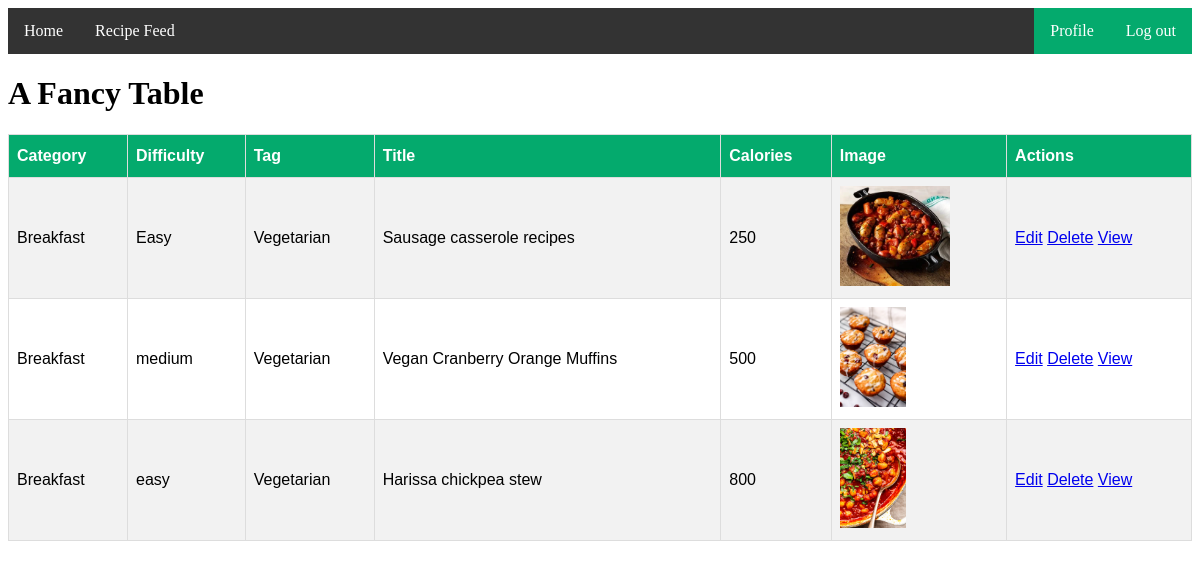
/createdRecipe/ (signed in), run on the app's committed database.
### myApp/models.py (models this page shows, shortened)
class RecipeModel(models.Model):
    TAG=[
        ('Vegetarian','Vegetarian'),
        ('Non_Vegetarian','Non-Vegetarian')
    ]
    CATEGORY=[
        ('Breakfast','Breakfast'),
        ('Lunch','Lunch'),
        ('Dinner','Dinner'),
    ]
    DIFFICULTY=[
        ('Easy','Easy'),
        ('Medium','Medium'),
        ('Hard','Hard'),
    ]
    user=models.ForeignKey(customUser, on_delete=models.CASCADE, related_name='recipemodel')
    Category=models.CharField(choices=CATEGORY,max_length=100,null=True)
    Difficulty=models.CharField(choices=DIFFICULTY,max_length=100,null=True)
    Tag=models.CharField(choices=TAG,max_length=100,null=True)
    title=models.CharField(max_length=100,null=True)
    ingredients=models.TextField(null=True)
    instructions=models.TextField(null=True)
    prep_time=models.PositiveIntegerField(null=True)
    cooking_time=models.PositiveIntegerField(null=True)
    total_time=models.PositiveIntegerField(null=True)
    nutrition=models.TextField(null=True)
    image=models.ImageField(upload_to='Media/Recipe_Image' ,null=True)
    calories=models.PositiveIntegerField(null=True)

### myProject/views.py (the view)
# urls.py: path("createdRecipe/", createdRecipe, name="createdRecipe"),
@login_required
def createdRecipe(request):
    recipe=RecipeModel.objects.filter(user=request.user)
    context={
        'recipe':recipe
    }
    return render(request,"createdRecipe.html",context)

### Template/createdRecipe.html (shortened to what this page needs)
{% extends 'base.html' %}
{% block body %}
<!DOCTYPE html>
<html>
<head>
</head>
<body>
<h1>A Fancy Table</h1>
<table id="customers">
  <tr>
    <th>Category</th>
    <th>Difficulty</th>
    <th>Tag</th>
    <th>Title</th>
    <th>Calories</th>
    <th>Image</th>
    <th>Actions</th>
  </tr>
  {% for i in recipe %}
  <tr>
    <td>{{i.Category}}</td>
    <td>{{i.Difficulty}}</td>
    <td>{{i.Tag}}</td>
    <td>{{i.title}}</td>
    <td>{{i.calories}}</td>
    <td>
        <img src="/{{i.image}}" height="100px" alt="">
    </td>
    <td>
      <a href=" {% url 'editRecipe' i.id %} ">Edit</a>
        <a href=" {% url 'deleteRecipe' i.id %} ">Delete</a>
        <a href=" {% url 'viewRecipe' i.id %} ">View</a>
    </td>
  </tr>
  {% endfor %}
</table>
</body>
</html>
{% endblock body %}

### Template/createdRecipe.html (style rules this page uses)
#customers { font-family: Arial, Helvetica, sans-serif; border-collapse: collapse; width: 100%; }
#customers td, #customers th { border: 1px solid #ddd; padding: 8px; }
#customers tr:nth-child(even) { background-color: #f2f2f2; }
#customers th { padding-top: 12px; padding-bottom: 12px; text-align: left; background-color: #04AA6D; color: white; }

### data on the page
RecipeModel: Category "Breakfast", Difficulty "Easy", Tag "Vegetarian", title "Sausage casserole recipes", calories "250", image (picture)
RecipeModel: Category "Breakfast", Difficulty "medium", Tag "Vegetarian", title "Vegan Cranberry Orange Muffins", calories "500", image (picture)
RecipeModel: Category "Breakfast", Difficulty "easy", Tag "Vegetarian", title "Harissa chickpea stew", calories "800", image (picture)
